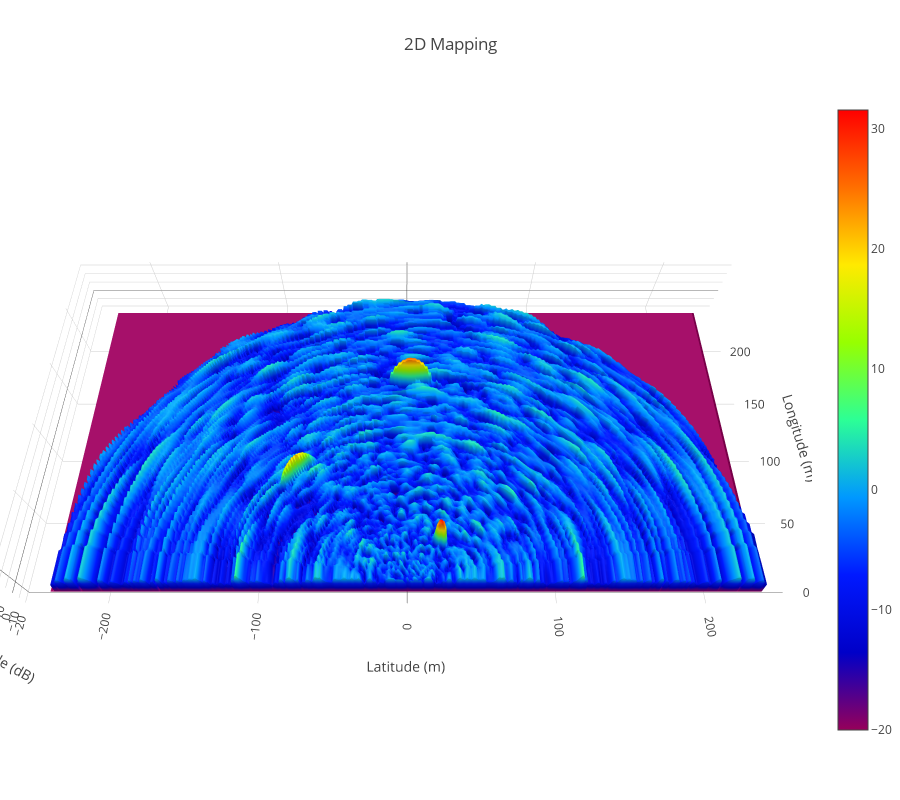

Notebook code cell kept with this figure:
### Code cell
range_axis_la = np.linspace(0,
                            radar.max_range,
                            radar.receiver.samples_per_pulse,
                            endpoint=False)
range_axis_lo = np.linspace(-radar.max_range,
                            radar.max_range,
                            radar.receiver.samples_per_pulse * 2,
                            endpoint=False)

data = [
    go.Surface(x=range_axis_lo,
               y=range_axis_la,
               z=20 * np.log10(np.abs(map_2d) + 0.1),
               colorscale='Rainbow')
]

camera = dict(
    up=dict(x=0, y=0, z=1),
    center=dict(x=0, y=0, z=0),
    eye=dict(x=0, y=-1.5, z=2.5),
)

layout = go.Layout(
    title='2D Mapping',
    height=800,
    scene=dict(
        xaxis=dict(title='Latitude (m)'),
        yaxis=dict(title='Longitude (m)'),
        zaxis=dict(title='Amplitude (dB)'),
        camera=camera,
        aspectmode='data',
    ),
    margin=dict(l=0, r=0, b=60, t=100),
)

fig = go.Figure(data=data, layout=layout)
iplot(fig, filename='map_2d.html')

### Figure 1 — Plotly figure (JSON) as saved in the notebook; plotly's stock layout.template omitted (floating-point values rounded to 4 significant figures; data arrays with more than 128 entries replaced by an {"elided": "..."} marker saying what was removed)
{"data": [{"colorscale": "Rainbow", "type": "surface", "uid": "2d8c3017-7d2e-43cb-b32d-80084602a5ca", "x": {"elided": "320 float values"}, "y": {"elided": "160 float values"}, "z": {"elided": "160x322 float values"}}], "layout": {"height": 800, "margin": {"b": 60, "l": 0, "r": 0, "t": 100}, "scene": {"aspectmode": "data", "camera": {"center": {"x": 0, "y": 0, "z": 0}, "eye": {"x": 0, "y": -1.5, "z": 2.5}, "up": {"x": 0, "y": 0, "z": 1}}, "xaxis": {"title": {"text": "Latitude (m)"}}, "yaxis": {"title": {"text": "Longitude (m)"}}, "zaxis": {"title": {"text": "Amplitude (dB)"}}}, "title": {"text": "2D Mapping"}}}
